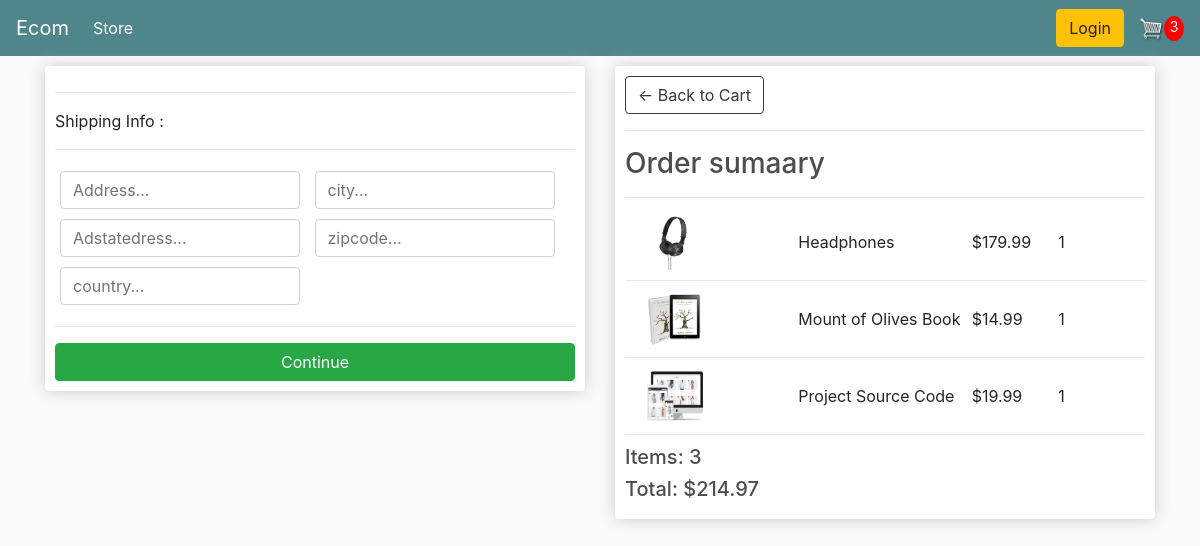
Screenshot of /checkout/ (signed in) with the database file from the repository.
### store/models.py (models this page shows, shortened)
class OrderItem(models.Model):
    product = models.ForeignKey(Product, blank=True, null=True, on_delete=models.SET_NULL)
    order = models.ForeignKey(Order, blank=True, null=True, on_delete=models.SET_NULL)
    quantity = models.IntegerField(default=0, null=True, blank=True)
    date_added = models.DateTimeField(auto_now_add=True)
    @property
    def get_total(self):
        total = self.product.price * self.quantity
        return total

class Product(models.Model):
    name = models.CharField(max_length=200, null=True)
    price = models.DecimalField(max_digits=5, decimal_places=2)
    digital = models.BooleanField(default=False, null=True, blank=False)
    image = models.ImageField(null=True, blank=True)
    @property
    def imageUrl(self):
        try:
            url = self.image.url
        except:
            url = ''
        return url

class Order(models.Model):
    customer = models.ForeignKey(Customer, blank=True, null=True, on_delete=models.SET_NULL)
    date_ordered = models.DateTimeField(auto_now_add=True)
    complete = models.BooleanField(default=False, null=True, blank=False)
    transaction_id = models.CharField(max_length=200, null=True)
    @property
    def shipping(self):
        shipping = False
        orderItems = self.orderitem_set.all()
        print(orderItems)
        for i in orderItems:
            if i.product.digital ==False:
                shipping =True
        return shipping
    @property
    def get_cart_total(self):
        orderitems = self.orderitem_set.all()
        total =sum([item.get_total for item in orderitems])
        return total
    @property
    def get_cart_items(self):
        orderitems = self.orderitem_set.all()
        total =sum([item.quantity for item in orderitems])
        return total

### store/views.py (the view)
# urls.py: path('checkout/', views.checkout, name = 'checkout'),
def checkout(request):
    data = cartDate(request)
    cartItems = data['cartItems']
    order = data['order']
    items = data['items']
    context={'items':items,'order':order,'cartItems':cartItems}
    return render(request,'store/checkout.html',context)

### store/utils.py (called while the page is built)
def cartDate(request):
    if request.user.is_authenticated:
        customer = request.user.customer
        order, created = Order.objects.get_or_create(customer=customer, complete=False)
        items = order.orderitem_set.all()
        cartItems = order.get_cart_items
    else:
        cookieData = cookieCart(request)
        cartItems = cookieData['cartItems']
        order = cookieData['order']
        items = cookieData['items']
    return {'items':items,'order':order,'cartItems':cartItems}

### store/templates/store/checkout.html (shortened to what this page needs)
{% extends 'store/main.html' %}
{% load static %}
{% block content %}
<div class="row">
    <div class="col-lg-6">
        <div class="box-element" id="form-wrapper">
            <form id="form">
                <div id="shipping-info">
                    <hr>
                    <p>Shipping Info :</p>
                    <hr>
                    <div class="form-field">
                        <input type="text" class="form-control" name="address" placeholder="Address..."></div>
                    <div class="form-field">
                        <input type="text" class="form-control" name="city" placeholder="city..."></div>
                    <div class="form-field">
                        <input type="text" class="form-control" name="state" placeholder="Adstatedress..."></div>
                    <div class="form-field">
                        <input type="text" class="form-control" name="zipcode" placeholder="zipcode..."></div>
                    <div class="form-field">
                        <input type="text" class="form-control" name="country" placeholder="country..."></div>
                </div>
                <hr>
                <input id="form-button" class="btn btn-success btn-block" type="submit" value="Continue">
            </form>
        </div>
        <br>
    </div>
    <div class="col-lg-6">
        <div class="box-element">
            <a href="{% url 'cart' %}" class="btn btn-outline-dark">
                &#x2190; Back to Cart
            </a>
            <hr>
            <h3>Order sumaary</h3>
            <hr>
            {% for item in items %}
            <div class="cart-row">
                <div style="flex:2"><img src="{{item.product.imageUrl}}" class="row-image"></div>
                <div style="flex:2"><p>{{item.product.name}}</p></div>
                <div style="flex:1"><p>${{item.product.price}}</p></div>
                <div style="flex:1"><p>{{item.quantity}}</p></div>
            </div>
            {% endfor %}
            <h5>Items: {{order.get_cart_items}}</h5>
            <h5>Total: ${{order.get_cart_total|floatformat:2}}</h5>
        </div>
    </div>
</div>
{% endblock content %}

### static/css/main.css (style rules this page uses)
* { margin: 0; padding: 0; }
p { margin: 0; }
body { background-color: hsl(0,0%,98%); }
h1, h2, h3, h4, h5, h6 { color: hsl(0,0%,30%); }
.box-element { box-shadow: 0 0 16px hsl(0,0%,80%); background-color: #fff; border-radius: 4px; padding: 10px; }
.col-lg-12, .col-lg-4, .col-lg-6, .col-lg-8 { margin-top: 10px; }
.row-image { width: 100px; }
.form-field { width: 250px; display: inline-block; padding: 5px; }
.cart-row { display: flex; align-items: center; padding-bottom: 10px; margin-bottom: 10px; border-bottom: 1px solid #e9e9e9; }

### rows the page displays
OrderItem: product.imageUrl (picture), product.name "Headphones", product.price "179.99", quantity "1"
OrderItem: product.imageUrl (picture), product.name "Mount of Olives Book", product.price "14.99", quantity "1"
OrderItem: product.imageUrl (picture), product.name "Project Source Code", product.price "19.99", quantity "1"
Order: get_cart_items "3", get_cart_total "214.97"

### other values shown
{{ cartItems }} "3"
